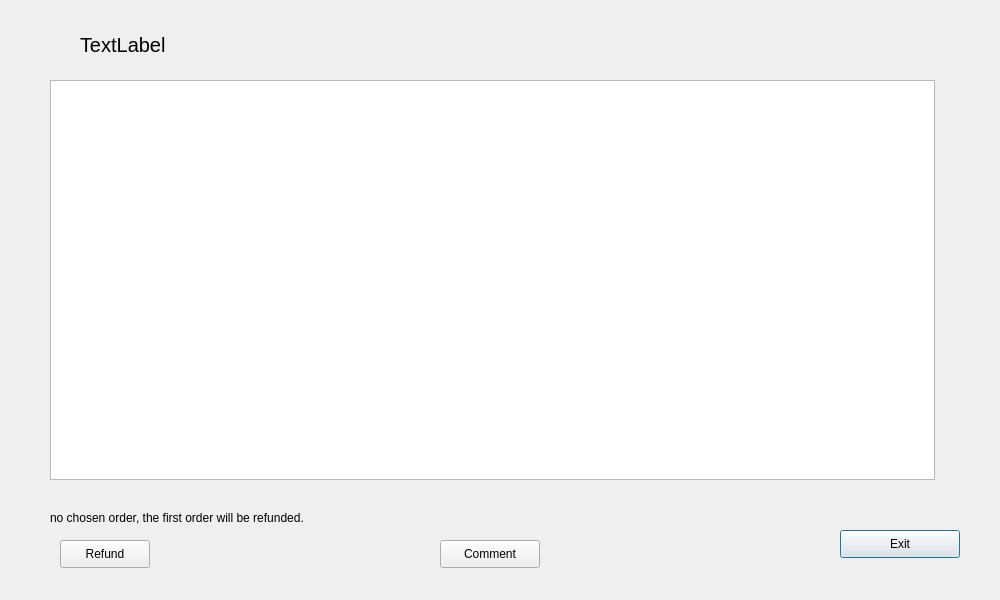
<?xml version="1.0" encoding="UTF-8"?>
<ui version="4.0">
 <class>CtmCheckOrderPage</class>
 <widget class="QDialog" name="CtmCheckOrderPage">
  <property name="geometry">
   <rect>
    <x>0</x>
    <y>0</y>
    <width>1000</width>
    <height>600</height>
   </rect>
  </property>
  <property name="windowTitle">
   <string>Dialog</string>
  </property>
  <widget class="QTableView" name="tableView">
   <property name="geometry">
    <rect>
     <x>50</x>
     <y>80</y>
     <width>885</width>
     <height>400</height>
    </rect>
   </property>
  </widget>
  <widget class="QPushButton" name="ExitBtn">
   <property name="geometry">
    <rect>
     <x>840</x>
     <y>530</y>
     <width>120</width>
     <height>28</height>
    </rect>
   </property>
   <property name="text">
    <string>Exit</string>
   </property>
  </widget>
  <widget class="QLabel" name="DateLabel">
   <property name="geometry">
    <rect>
     <x>80</x>
     <y>30</y>
     <width>150</width>
     <height>30</height>
    </rect>
   </property>
   <property name="font">
    <font>
     <pointsize>15</pointsize>
    </font>
   </property>
   <property name="text">
    <string>TextLabel</string>
   </property>
  </widget>
  <widget class="QPushButton" name="RefundBtn">
   <property name="geometry">
    <rect>
     <x>60</x>
     <y>540</y>
     <width>90</width>
     <height>28</height>
    </rect>
   </property>
   <property name="text">
    <string>Refund</string>
   </property>
  </widget>
  <widget class="QLabel" name="PromptLabel">
   <property name="geometry">
    <rect>
     <x>50</x>
     <y>510</y>
     <width>401</width>
     <height>16</height>
    </rect>
   </property>
   <property name="text">
    <string>no chosen order, the first order will be refunded.</string>
   </property>
  </widget>
  <widget class="QPushButton" name="CommentBtn">
   <property name="geometry">
    <rect>
     <x>440</x>
     <y>540</y>
     <width>100</width>
     <height>28</height>
    </rect>
   </property>
   <property name="text">
    <string>Comment</string>
   </property>
  </widget>
 </widget>
 <resources/>
 <connections/>
</ui>
